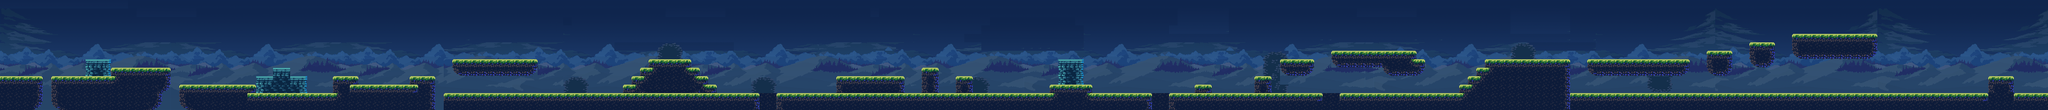

A level layout from a 2D game, rendered from its tile map. Below: a short description, then the map file with tile-grid data replaced by summaries:
An orthogonal 240x13 tile map with 16x16 px tiles, 2 tile layers (bg, graphics), 2 tilesets and 106 objects.

<map version="1.2" tiledversion="1.3.4" orientation="orthogonal" renderorder="right-down" width="240" height="13" tilewidth="16" tileheight="16" infinite="0" nextlayerid="11" nextobjectid="156">
 <tileset firstgid="1" name="BG1tiles" tilewidth="16" tileheight="16" tilecount="240" columns="20">
  <image source="png/BG1tiles.png" width="320" height="192" />
 </tileset>
 <tileset firstgid="241" name="Tileset" tilewidth="16" tileheight="16" tilecount="48" columns="8">
  <image source="png/Tileset.png" width="128" height="96" />
 </tileset>
 <layer id="3" name="bg" width="240" height="13">
  <data>[3120 cells, 3120 non-empty, 240 distinct tile ids]</data>
 </layer>
 <layer id="1" name="graphics" width="240" height="13">
  <data>[3120 cells, 2278 non-empty, 226 distinct tile ids]</data>
 </layer>
 <objectgroup id="4" name="ground">
  <object id="2" x="0" y="144" width="79.3333" height="62.6667" />
  <object id="3" x="96" y="144.667" width="223.333" height="64.6667" />
  <object id="5" x="336.667" y="160" width="142.667" height="49.3333" />
  <object id="6" x="478" y="176" width="156.667" height="32" />
  <object id="8" x="656" y="160" width="128" height="46" />
  <object id="11" x="832.667" y="176" width="590.667" height="33.3333" />
  <object id="20" x="1456.67" y="174.667" width="704" height="34" />
  <object id="25" x="2191.33" y="176" width="288.667" height="30.6667" />
  <object id="26" x="2512" y="176.667" width="236.667" height="30.6667" />
  <object id="36" x="2943.33" y="174.667" width="788.667" height="29.3333" />
  <object id="38" x="3774" y="175.333" width="72" height="34.6667" />
  <object id="114" x="624" y="169" width="11" height="13.5" />
  <object id="148" x="800.333" y="160" width="16" height="48.3333" />
 </objectgroup>
 <objectgroup id="5" name="Ghost">
  <object id="44" x="259" y="114.5" />
  <object id="45" x="444.5" y="148" />
  <object id="46" x="591.5" y="164.5" />
  <object id="47" x="530" y="117" />
  <object id="48" x="709.5" y="148.5" />
  <object id="49" x="939.5" y="96.5" />
  <object id="50" x="1097" y="163.5" />
  <object id="51" x="1275" y="96" />
  <object id="52" x="1493.5" y="163" />
  <object id="53" x="1663.5" y="125.5" />
  <object id="54" x="1812" y="130" />
  <object id="55" x="1927" y="160.5" />
  <object id="56" x="2127.5" y="162.5" />
  <object id="57" x="2217.5" y="161.5" />
  <object id="58" x="2320" y="161.5" />
  <object id="60" x="2581.5" y="165" />
  <object id="61" x="2564" y="85" />
  <object id="62" x="2840.5" y="98" />
  <object id="63" x="2888" y="97.5" />
  <object id="64" x="2967" y="162" />
  <object id="65" x="3317" y="162.5" />
  <object id="66" x="3184" y="160" />
  <object id="67" x="3707.5" y="162.5" />
  <object id="68" x="3614" y="161" />
  <object id="69" x="3413" y="53" />
  <object id="70" x="3300.5" y="67" />
  <object id="71" x="3124" y="97.5" />
  <object id="72" x="3013.5" y="98" />
 </objectgroup>
 <objectgroup id="6" name="wall">
  <object id="73" x="0" y="-1" width="9" height="144.5" />
  <object id="74" x="3833" y="0.5" width="6.5" height="174.5" />
  <object id="77" x="1984" y="113" width="48.5" height="48" />
  <object id="80" x="3730" y="145.5" width="44.5" height="60" />
  <object id="81" x="3361" y="64.5" width="158.5" height="48" />
  <object id="82" x="3281" y="78.5" width="47" height="49" />
  <object id="83" x="3200" y="95.5" width="49" height="47.5" />
  <object id="84" x="2977" y="111.5" width="192.5" height="32.5" />
  <object id="85" x="2785.5" y="112.5" width="158" height="17.5" />
  <object id="90" x="2736" y="160" width="31.5" height="16.5" />
  <object id="91" x="2753" y="143" width="31" height="16.5" />
  <object id="92" x="2769" y="126.5" width="174.5" height="18.5" />
  <object id="93" x="2916.5" y="145.5" width="26.5" height="27.5" />
  <object id="95" x="2497" y="94.5" width="157.5" height="32" />
  <object id="96" x="2654" y="111.5" width="18.5" height="32" />
  <object id="97" x="2592.5" y="126.5" width="61" height="17.5" />
  <object id="98" x="2400" y="112.5" width="63.5" height="31.5" />
  <object id="99" x="2351.5" y="144.5" width="33" height="31.5" />
  <object id="100" x="2241.5" y="160" width="30.5" height="16.5" />
  <object id="101" x="1791.5" y="144" width="32.5" height="31.5" />
  <object id="102" x="1729" y="126.5" width="30" height="48" />
  <object id="103" x="1567" y="144" width="130.5" height="31" />
  <object id="104" x="1216.5" y="111.5" width="79.5" height="65" />
  <object id="105" x="1201" y="129" width="109.5" height="46.5" />
  <object id="106" x="1184" y="143.5" width="143" height="32.5" />
  <object id="107" x="1168.5" y="159.5" width="176" height="17" />
  <object id="108" x="848" y="111" width="160" height="33" />
  <object id="109" x="512.5" y="129.5" width="33.5" height="44.5" />
  <object id="110" x="481" y="145" width="95" height="30" />
  <object id="111" x="624.5" y="144.5" width="47.5" height="30" />
  <object id="144" x="160" y="111.5" width="48.25" height="33.25" />
  <object id="145" x="208.25" y="128" width="111" height="16.25" />
  <object id="146" x="1968.41" y="160.273" width="79.2273" height="13.9091" />
  <object id="147" x="768.364" y="144.182" width="47.8182" height="15.8182" />
 </objectgroup>
 <objectgroup id="8" name="egde">
  <object id="117" x="310" y="106.5" width="8.5" height="22" />
  <object id="118" x="337.5" y="143" width="6" height="17.5" />
  <object id="119" x="572" y="127" width="4" height="17.5" />
  <object id="120" x="479" y="127" width="6.5" height="18" />
  <object id="121" x="848.5" y="95.5" width="4" height="15.5" />
  <object id="122" x="1003" y="95" width="4.5" height="15.5" />
  <object id="123" x="831" y="158.5" width="5.5" height="17" />
  <object id="125" x="1418" y="159" width="4" height="16" />
  <object id="126" x="1457" y="157" width="5.5" height="17.5" />
  <object id="127" x="1568" y="126.5" width="3.5" height="16.5" />
  <object id="128" x="1691" y="128" width="6" height="15.5" />
  <object id="130" x="2154" y="153" width="7" height="21.5" />
  <object id="131" x="2192.5" y="156" width="3" height="19" />
  <object id="132" x="2511.5" y="156" width="5.5" height="20.5" />
  <object id="133" x="2646.5" y="78" width="7" height="16" />
  <object id="134" x="2496.5" y="77" width="6.5" height="18.5" />
  <object id="136" x="2935.5" y="94" width="7.5" height="18.5" />
  <object id="137" x="2975.5" y="95" width="6.5" height="16" />
  <object id="138" x="3163" y="94" width="6.5" height="16.5" />
  <object id="139" x="3325" y="62" width="3.5" height="16" />
  <object id="140" x="3280.5" y="63" width="4" height="16" />
  <object id="141" x="3359.5" y="46" width="9.5" height="18" />
  <object id="142" x="3509.5" y="46.5" width="10.5" height="16.5" />
 </objectgroup>
 <objectgroup id="7" name="House">
  <object id="76" x="3791.5" y="128.5" width="49" height="47" />
 </objectgroup>
 <objectgroup id="9" name="sky">
  <object id="143" x="9" y="0" width="3830.25" height="13" />
 </objectgroup>
 <objectgroup id="10" name="hole">
  <object id="149" x="87.6364" y="198" />
  <object id="150" x="328.545" y="197.636" />
  <object id="151" x="823.5" y="199" />
  <object id="153" x="1423.25" y="191.875" width="33.25" height="16.75" />
  <object id="154" x="2160.64" y="191.818" width="30.6364" height="16.1818" />
  <object id="155" x="2480" y="192" width="32.0909" height="15.9091" />
 </objectgroup>
</map>